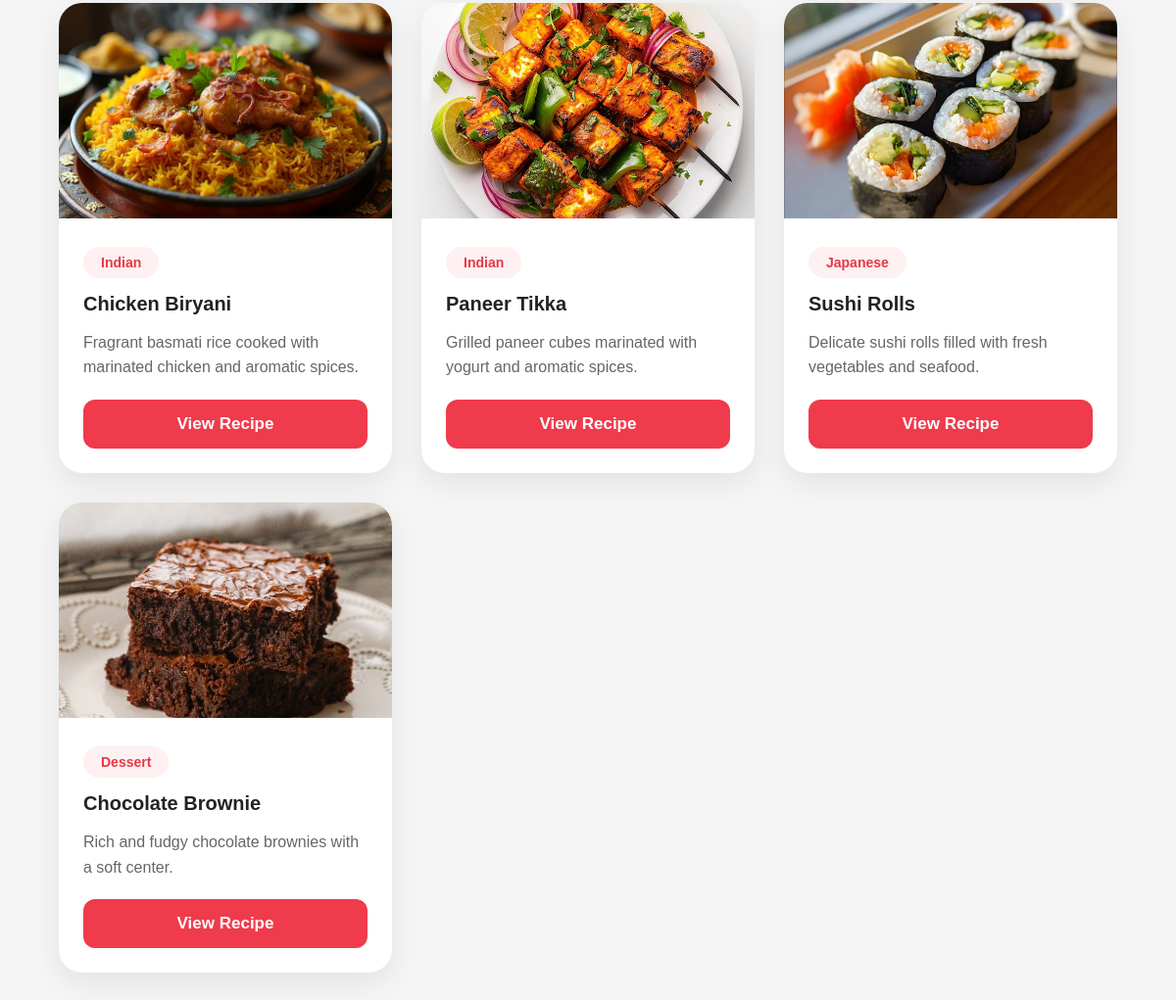
The app's page / (lower part), older data.
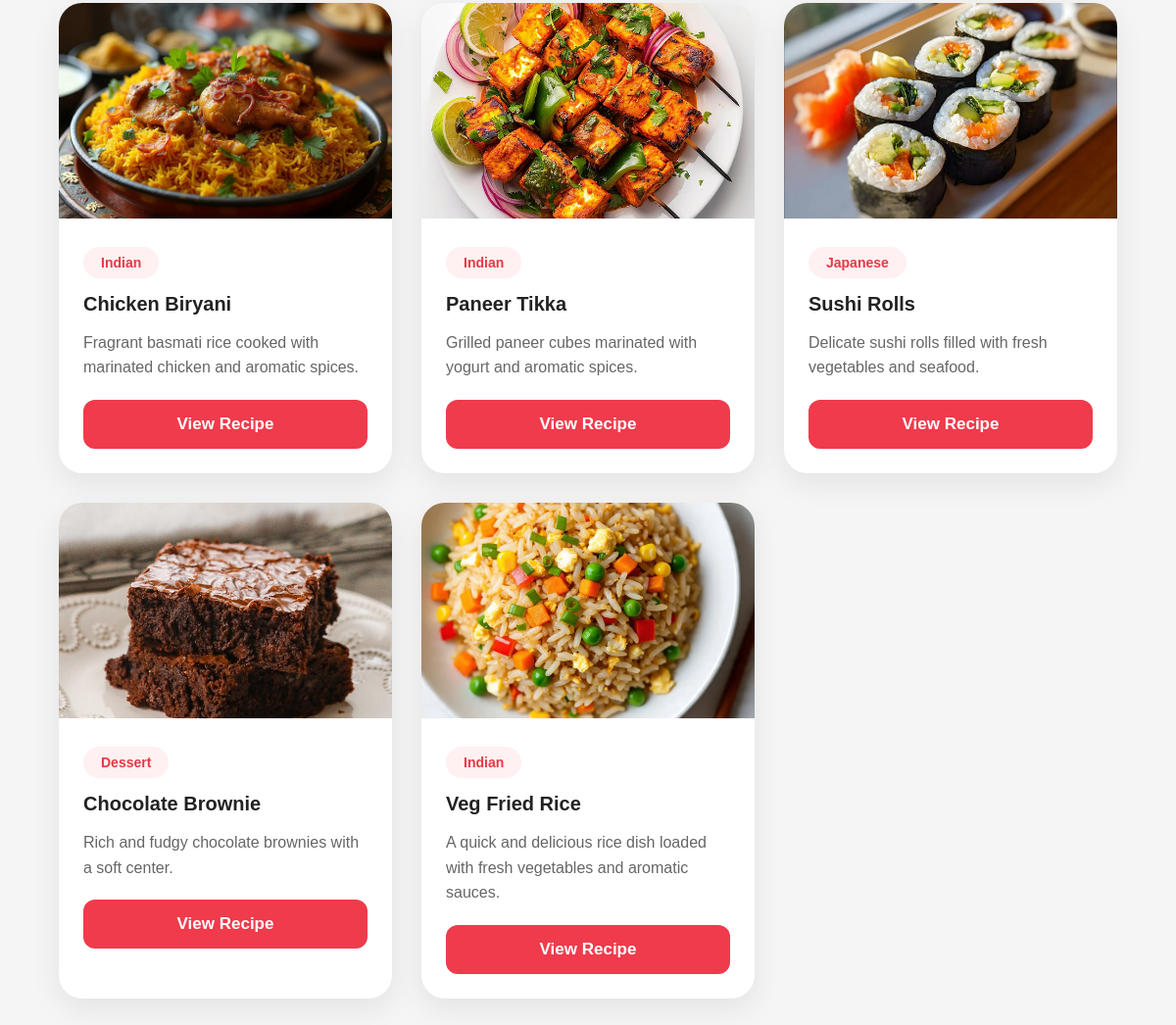
The same page, newer data.
### recipes/models.py (models this page shows, shortened)
class Recipe(models.Model):
    user = models.ForeignKey(
        User,
        on_delete=models.CASCADE
    )
    title = models.CharField(max_length=200)
    category = models.ForeignKey(
        Category,
        on_delete=models.SET_NULL,
        null=True
    )
    description = models.TextField()
    ingredients = models.TextField()
    instructions = models.TextField()
    image = models.ImageField(
        upload_to='recipes/',
        blank=True,
        null=True
    )
    created_at = models.DateTimeField(
        auto_now_add=True
    )

class Category(models.Model):
    name = models.CharField(max_length=100)

### recipes/views.py (the view, shortened to what this page needs)
# urls.py: path('', views.home, name='home'),
def home(request):
    recipes = Recipe.objects.all()
    categories = Category.objects.all()
    search = request.GET.get('search')
    category = request.GET.get('category')
    if search:
        recipes = recipes.filter(
            title__icontains=search
        )
    if category:
        recipes = recipes.filter(
            category_id=category
        )
    favorites = []
    for recipe in recipes:
        if recipe.image:
            recipe.static_image = recipe.image.name.replace(
                'recipes/',
                'images/'
            )
    context = {
        'recipes': recipes,
        'categories': categories,
        'favorites': favorites,
    }
    return render(
        request,
        'home.html',
        context
    )

### templates/home.html (shortened to what this page needs)
{% extends 'base.html' %}
{% load static %}
{% block content %}
<div class="recipe-container">
    {% for recipe in recipes %}
    <div class="recipe-card">
        {% if recipe.image %}
        <img
            src="{{ recipe.image.url }}"
            alt="{{ recipe.title }}"
        >
        {% else %}
        <img
            src="{% static 'images/default_recipe.jpg' %}"
            alt="{{ recipe.title }}"
        >
        {% endif %}
        <div class="recipe-content">
            {% if recipe.category %}
            <span class="category-badge">
                {{ recipe.category.name }}
            </span>
            {% endif %}
            <h2>{{ recipe.title }}</h2>
            <p>
                {{ recipe.description|truncatewords:15 }}
            </p>
            <div class="card-buttons">
                <a
                    href="{% url 'recipe_detail' recipe.id %}"
                    class="btn"
                >
                    View Recipe
                </a>
            </div>
        </div>
    </div>
    {% empty %}
        <h3>No recipes found.</h3>
    {% endfor %}
</div>
{% endblock %}

### templates/base.html (shortened to what this page needs)
{% load static %}
<!DOCTYPE html>
<html lang="en">
<head>
<link rel="stylesheet" href="{% static 'css/style.css' %}">
<link rel="stylesheet" href="{% static 'css/mobile.css' %}">
<link rel="stylesheet"
      href="https://cdnjs.cloudflare.com/ajax/libs/font-awesome/6.5.1/css/all.min.css">
</head>
<body>
<div class="container">
    {% block content %}
    {% endblock %}
</div>
</body>
</html>

### static/css/style.css (style rules this page uses)
body { font-family: Arial, sans-serif; background: #f4f4f4; }
.category-badge { display: inline-block; background: #ffe5e5; color: #e63946; padding: 6px 15px; border-radius: 20px; margin-bottom: 15px; }
.card-buttons { display: flex; gap: 10px; margin-top: 20px; }
* { margin:0; padding:0; box-sizing:border-box; font-family:Arial, sans-serif; }
body { background:#f5f5f5; }
.container { width:90%; margin:auto; padding:40px 0; }
.btn { width: 100%; background: #e63946; color: white; border: none; padding: 12px; border-radius: 10px; cursor: pointer; font-size: 16px; }
.recipe-container { display:grid; grid-template-columns:repeat(auto-fit,minmax(330px,1fr)); gap:35px; }
.recipe-card { background:white; border-radius:20px; overflow:hidden; box-shadow:0 5px 20px rgba(0,0,0,0.08); transition:0.3s; }
.recipe-card img { width:100%; height:250px; object-fit:cover; }
.recipe-content { padding:25px; }
.recipe-content h2 { margin-bottom:15px; }
.recipe-content p { color:#666; line-height:1.6; }
.category-badge { display:inline-block; background:#ffe5e5; color:#e63946; padding:6px 15px; border-radius:20px; margin-bottom:15px; }
.card-buttons { display:flex; gap:10px; margin-top:20px; }
.btn { flex:1; background:#e63946; color:white; text-decoration:none; text-align:center; padding:12px; border-radius:10px; }
.container { width:90%; max-width:1400px; margin:auto; padding:40px 0; }
.recipe-container { display:grid; grid-template-columns:repeat(auto-fit,minmax(380px,1fr)); gap:35px; }
.recipe-card { background:#fff; border-radius:25px; overflow:hidden; box-shadow:0 10px 30px rgba(0,0,0,0.08); transition:0.3s; }
.recipe-card img { width:100%; height:280px; object-fit:cover; }
.recipe-content { padding:30px; }
.recipe-content h2 { font-size:32px; margin-bottom:15px; color:#222; }
.recipe-content p { color:#666; line-height:1.8; margin-bottom:25px; }
.category-badge { display:inline-block; background:#fff0f1; color:#e63946; padding:8px 18px; border-radius:30px; font-size:14px; font-weight:600; margin-bottom:20px; }
.card-buttons { display:flex; gap:15px; }
.btn { flex:1; height:50px; background:#e63946; color:white; text-decoration:none; border-radius:12px; display:flex; justify-content:center; align-items:center; font-weight:600; transition:0.3s; }
.recipe-container { display:grid; grid-template-columns:repeat(auto-fit, minmax(360px, 1fr)); gap:30px; margin-top:50px; }
.recipe-card { background:#fff; border-radius:24px; overflow:hidden; box-shadow:0 10px 30px rgba(0,0,0,0.08); transition:0.3s; }
.recipe-content p { color:#666; line-height:1.7; margin-bottom:25px; }
.category-badge { display:inline-block; background:#fff0f1; color:#e63946; padding:8px 18px; border-radius:30px; font-size:14px; font-weight:600; margin-bottom:15px; }
.card-buttons { display:flex; gap:10px; }
.btn { flex:1; padding:14px; background:#e63946; color:#fff; border-radius:12px; text-decoration:none; text-align:center; font-weight:600; }
.recipe-container { display:grid; grid-template-columns:repeat(3, 1fr); gap:30px; margin-top:50px; }
.recipe-card img { width:100%; height:220px; object-fit:cover; }
.recipe-content h2 { font-size:20px; margin-bottom:15px; }
.recipe-content p { color:#666; line-height:1.6; margin-bottom:20px; }
.btn { width:100%; padding:14px; background:#e63946; color:white; border-radius:12px; text-decoration:none; text-align:center; display:block; }
body { padding-top: 110px; }
html { scroll-behavior:smooth; }
.btn { width: 100%; padding: 15px; border-radius: 12px; border: none; background: #ef3b4c; color: white; font-size: 17px; font-weight: 600; cursor: pointer; }

Row changes from the older to the newer data that the page shows:
added Recipe: image (picture), category.name "Indian", title "Veg Fried Rice", description "A quick and delicious rice dish loaded with fresh vegetables and aromatic sauces."
